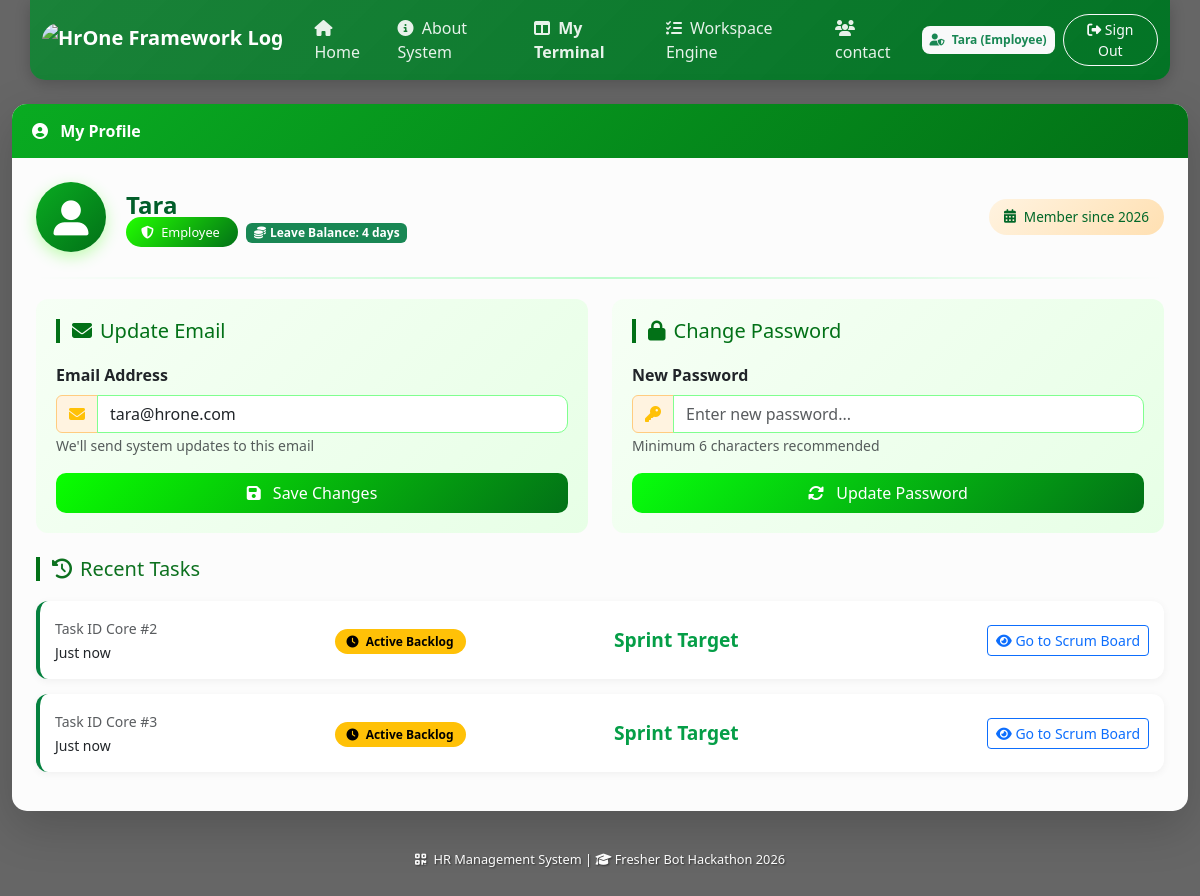
The app's page /dashboard (signed in) with its own data.
### tables this page shows
CREATE TABLE users (
                id INTEGER PRIMARY KEY AUTOINCREMENT,
                username TEXT UNIQUE NOT NULL,
                email TEXT NOT NULL,
                password TEXT NOT NULL,
                role TEXT NOT NULL,
                member_since TEXT DEFAULT '2026',
                leave_balance INTEGER DEFAULT 20
            );

CREATE TABLE tasks (
                id INTEGER PRIMARY KEY AUTOINCREMENT,
                title TEXT NOT NULL,
                description TEXT,
                status TEXT NOT NULL DEFAULT 'todo',
                user_id INTEGER,
                FOREIGN KEY (user_id) REFERENCES users(id)
            );

### app.py (the view)
@app.route('/dashboard')
@login_required
def dashboard():
    if session.get('role') == 'Admin':
        return redirect(url_for('admin_dashboard'))
    with get_db_connection() as conn:
        user = conn.execute("SELECT * FROM users WHERE id = ?", (session['user_id'],)).fetchone()
        orders = conn.execute("SELECT id, title as id, 'placed' as status, '0' as total, 'Just now' as created_at FROM tasks WHERE user_id = ?", (session['user_id'],)).fetchall()
        pending_count = conn.execute(
            "SELECT COUNT(*) as count FROM leave_requests WHERE status = 'Pending'"
        ).fetchone()['count']
    return render_template('user_dashboard.html', user=user, orders=orders, pending_count=pending_count)

### app.py (called while the page is built)
def get_db_connection():
    conn = sqlite3.connect(DB_FILE)
    conn.row_factory = sqlite3.Row
    return conn

def login_required(f):
    @wraps(f)
    def decorated_function(*args, **kwargs):
        if 'username' not in session:
            flash("Authentication required! Please log in first.", "danger")
            return redirect(url_for('login'))
        return f(*args, **kwargs)
    return decorated_function

### templates/user_dashboard.html (shortened to what this page needs)
{% extends "base.html" %}
{% block content %}
<div class="container my-4" style="max-width: 1200px;">
    <div class="card shadow-lg">
        <div class="card-header-custom">
            <i class="fas fa-user-circle me-2"></i> My Profile
        </div>
        <div class="card-body p-4">
            <div class="profile-header">
                <div class="profile-avatar">
                    <i class="fas fa-user-alt"></i>
                </div>
                <div class="profile-info">
                    <h2 class="profile-name">{{ user['username'] }}</h2>
                    <span class="badge-role text-white">
                        <i class="fas fa-shield-alt me-1"></i> {{ user['role'] }}
                    </span>
                    {% if user['role'] == 'Employee' %}
                        <span class="badge bg-success ms-2">
                            <i class="fas fa-coins me-1"></i>Leave Balance: {{ user['leave_balance'] }} days
                        </span>
                    {% endif %}
                </div>
                <div class="member-since">
                    <i class="fas fa-calendar-alt"></i>
                    <span>Member since {{ user['member_since'] if user['member_since'] else '2026' }}</span>
                </div>
            </div>
            <hr>
            <div class="row g-4 mb-4">
                <div class="col-md-6">
                    <div class="form-card">
                        <h5><i class="fas fa-envelope me-2"></i>Update Email</h5>
                        <form action="/user/update" method="POST">
                            <div class="mb-3">
                                <label class="form-label fw-semibold">Email Address</label>
                                <div class="input-group">
                                    <span class="input-group-text" style="background: #fff3e0; border-color: #ffcc80;">
                                        <i class="fas fa-envelope text-warning"></i>
                                    </span>
                                    <input type="email" name="email" value="{{ user['email'] }}" class="form-control" required>
                                </div>
                                <small class="text-muted">We'll send system updates to this email</small>
                            </div>
                            <button type="submit" class="btn btn-primary w-100">
                                <i class="fas fa-save me-2"></i> Save Changes
                            </button>
                        </form>
                    </div>
                </div>
                <div class="col-md-6">
                    <div class="form-card">
                        <h5><i class="fas fa-lock me-2"></i>Change Password</h5>
                        <form action="/user/reset-password" method="POST">
                            <div class="mb-3">
                                <label class="form-label fw-semibold">New Password</label>
                                <div class="input-group">
                                    <span class="input-group-text" style="background: #fff3e0; border-color: #ffcc80;">
                                        <i class="fas fa-key text-warning"></i>
                                    </span>
                                    <input type="password" name="password" class="form-control" placeholder="Enter new password..." required>
                                </div>
                                <small class="text-muted">Minimum 6 characters recommended</small>
                            </div>
                            <button type="submit" class="btn btn-warning w-100">
                                <i class="fas fa-sync-alt me-2"></i> Update Password
                            </button>
                        </form>
                    </div>
                </div>
            </div>
            <div class="mt-3">
                <h5 style="color: #0d711f; border-left: 4px solid #027117; padding-left: 12px; margin-bottom: 20px;">
                    <i class="fas fa-history me-2"></i>Recent Tasks
                </h5>
                {% if orders and orders|length > 0 %}
                    {% for order in orders %}
                    <div class="order-card">
                        <div class="row align-items-center">
                            <div class="col-md-3">
                                <small class="text-muted">Task ID Core #{{ order['id'] }}</small>
                                <div><small>{{ order['created_at'] }}</small></div>
                            </div>
                            <div class="col-md-3">
                                <span class="order-status status-placed">
                                    <i class="fas fa-clock me-1"></i> Active Backlog
                                </span>
                            </div>
                            <div class="col-md-3">
                                <span class="order-total">Sprint Target</span>
                            </div>
                            <div class="col-md-3 text-md-end">
                                <a href="/tasks" class="btn btn-sm btn-outline-primary">
                                    <i class="fas fa-eye"></i> Go to Scrum Board
                                </a>
                            </div>
                        </div>
                    </div>
                    {% endfor %}
                {% endif %}
            </div>
        </div>
    </div>
    <div class="footer-text mt-4">
        <i class="fas fa-qrcode me-1"></i> HR Management System | <i class="fas fa-graduation-cap"></i> Fresher Bot Hackathon 2026
    </div>
</div>
{% endblock %}

### templates/base.html (shortened to what this page needs)
<!DOCTYPE html>
<html lang="en">
<head>
    <link href="https://cdn.jsdelivr.net/npm/bootstrap@5.3.0/dist/css/bootstrap.min.css" rel="stylesheet">
    <link rel="stylesheet" href="https://cdnjs.cloudflare.com/ajax/libs/font-awesome/6.4.0/css/all.min.css">
</head>
<body>
    <nav class="navbar navbar-expand-lg navbar-dine navbar-dark container">
        <div class="container-fluid">
            <a class="navbar-brand fw-bold text-white d-flex align-items-center" href="/">
                <img src="https://encrypted-tbn0.gstatic.com/images?q=tbn:ANd9GcRuy47Tk7Z6Fo871z5j-RzQmUV7SA_2vk8Ov1JwFVNrbn8DT-KdnN4Ph4Sh&s=10" class="rounded-5 me-2" height="35" alt="HrOne Framework Logo">
            </a>
            <div class="collapse navbar-collapse" id="hroneNavbar">
                <ul class="navbar-nav me-auto mb-2 mb-lg-0">
                    <li class="nav-item"><a class="nav-link" href="/"><i class="fas fa-home me-1"></i> Home</a></li>
                    <li class="nav-item"><a class="nav-link" href="/about"><i class="fas fa-info-circle me-1"></i> About System</a></li>
                    {% if session['username'] %}
                        <li class="nav-item"><a class="nav-link text-warning fw-bold" href="/dashboard"><i class="fas fa-columns me-1"></i> My Terminal</a></li>
                        <li class="nav-item"><a class="nav-link" href="/tasks"><i class="fas fa-tasks me-1"></i> Workspace Engine</a></li>
                         <li class="nav-item"><a class="nav-link" href="/contact"><i class="fas fa-users me-1"></i> contact</a></li>
                    {% endif %}
                </ul>
                <div class="d-flex align-items-center gap-2">
                    {% if session['username'] %}
                        <span class="badge bg-light text-success p-2 rounded-3 fw-bold"><i class="fas fa-user-shield me-1"></i> {{ session['username'] }} ({{ session['role'] }})</span>
                        <a href="/logout" class="btn btn-outline-light btn-sm rounded-pill px-3"><i class="fas fa-sign-out-alt"></i> Sign Out</a>
                    {% else %}
                        <a href="/login" class="btn btn-success btn-sm text-white fw-bold px-4 rounded-pill shadow-sm" style="background: linear-gradient(135deg, #00ff2a 0%, #037425 100%); border:none;"><i class="fas fa-sign-in-alt"></i> Staff Access</a>
                    {% endif %}
                </div>
            </div>
        </div>
    </nav>
    {% block content %}{% endblock %}
</body>
</html>

### templates/user_dashboard.html (style rules this page uses)
.card { border-radius: 15px; border: none; box-shadow: 0 10px 30px rgba(0, 0, 0, 0.2); background: rgba(255, 255, 255, 0.98); transition: transform 0.2s; }
.card-header-custom { background: linear-gradient(135deg, #09ab21 0%, #027117 100%); color: white; padding: 15px 20px; border-radius: 15px 15px 0 0; font-weight: bold; }
.profile-avatar { width: 70px; height: 70px; background: linear-gradient(135deg, #09ab21 0%, #027117 100%); border-radius: 50%; display: flex; align-items: center; justify-content: center; box-shadow: 0 5px 15px rgba(55, 255, 0, 0.3); }
.profile-avatar i { font-size: 35px; color: white; }
.badge-role { background: linear-gradient(135deg, #22ff00 0%, #027117 100%); padding: 6px 15px; font-size: 0.8rem; border-radius: 20px; }
.form-control, .form-select { border-radius: 10px; border: 1px solid #80ff8f; transition: all 0.2s; }
.form-card { background: linear-gradient(135deg, #f6fff5 0%, #e7ffe6 100%); border-radius: 12px; padding: 20px; height: 100%; transition: all 0.2s; }
.form-card h5 { color: #027117; border-left: 4px solid #027117; padding-left: 12px; margin-bottom: 20px; }
.btn-primary { background: linear-gradient(135deg, #09ff00 0%, #027117 100%); border: none; border-radius: 10px; padding: 8px 20px; font-weight: 500; transition: all 0.2s; }
.btn-warning { background: linear-gradient(135deg, #07ff0b 0%, #027117 100%); border: none; border-radius: 10px; padding: 8px 20px; font-weight: 500; color: #fff; }
.profile-header { display: flex; align-items: center; gap: 20px; margin-bottom: 25px; flex-wrap: wrap; }
.profile-info { flex: 1; }
.profile-name { font-size: 1.5rem; font-weight: bold; color: #025e2a; margin: 0; }
.member-since { background: linear-gradient(135deg, #fff3e0 0%, #ffe0b2 100%); padding: 8px 15px; border-radius: 20px; display: inline-flex; align-items: center; gap: 8px; font-size: 0.85rem; color: #016728; font-weight: 500; }
.order-card { background: white; border-radius: 12px; padding: 15px; margin-bottom: 15px; border-left: 4px solid #04803e; box-shadow: 0 2px 8px rgba(0, 0, 0, 0.05); transition: all 0.2s; }
.order-status { padding: 4px 12px; border-radius: 20px; font-size: 0.75rem; font-weight: bold; }
.status-placed { background: #ffc107; color: #000; }
.order-total { font-size: 1.2rem; font-weight: bold; color: #059e47; }
.footer-text { text-align: center; padding: 15px; color: #fff; font-size: 0.8rem; font-weight: 500; text-shadow: 1px 1px 2px rgba(0,0,0,0.5); }
hr { background: linear-gradient(90deg, transparent, #00ff40, transparent); height: 2px; border: none; margin: 20px 0; }

### templates/base.html (style rules this page uses)
body { background: linear-gradient(rgba(0, 0, 0, 0.6), rgba(0, 0, 0, 0.6)), url('https://images.pexels.com/photos/6267/menu-restaurant-vintage-table.jpg?auto=compress&cs=tinysrgb&w=1260&h=750&dpr=2'); background-size: cover; background-position: center; background-attachment: fixed; font-family: 'Segoe UI', Tahoma, Geneva, Verdana, sans-serif; }
.navbar-dine { background: linear-gradient(135deg, #048b2cc5 0%, #037425 100%); box-shadow: 0 4px 15px rgba(0, 0, 0, 0.2); border-radius: 0 0 15px 15px; }
.nav-link { color: rgba(255, 255, 255, 0.9) !important; font-weight: 500; }

### records on screen
users: username "Tara", role "Employee", leave_balance "4", member_since "2026", email "tara@hrone.com"
tasks: id "2", created_at "Just now"
tasks: id "3", created_at "Just now"
